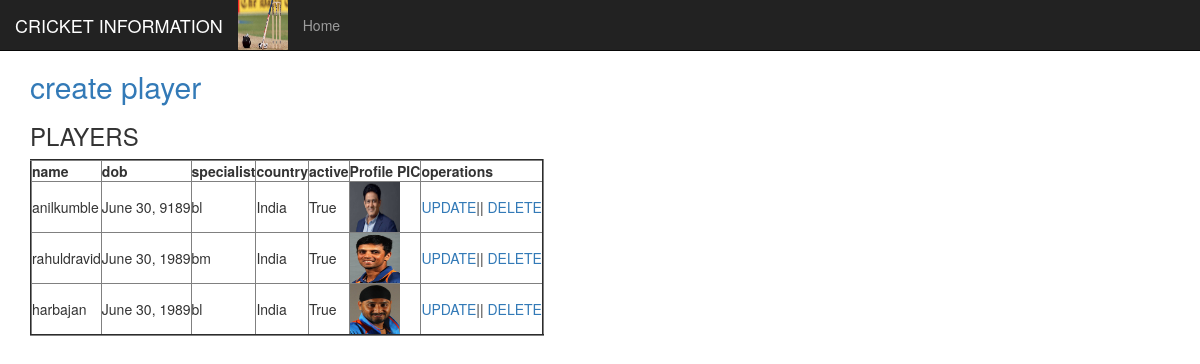
Screenshot of /players/ with the database file from the repository.
### info/models.py (models this page shows, shortened)
class abst(models.Model): # abstract model
	name=models.CharField(max_length=250)
	class Meta:
		abstract=True

class Player(abst):
	specials = [("bm","BATS MAN"),("bl","BOWLER"),("kr","KEEPER"),("ar","ALL ROUNDER")]
	dob = models.DateField(validators=[dob_validate])
	special = models.CharField(choices=specials, max_length=3,)
	country = models.ForeignKey(Country,on_delete=models.PROTECT)
	active = models.BooleanField(default=True)
	pic = models.ImageField(blank=True, null=True)

class Country(abst):
	flag=models.ImageField(blank=True, null=True)
	shortname = models.CharField(max_length=256, unique=True)
	description=models.TextField(max_length=555,default="about your country")
	def __str__(self):
		return self.name

### info/views.py (the view)
# urls.py: path("players/", players_view),
def players_view(request):
	players = Player.objects.all()
	return render(request,"info/players.html",
		{"players":players})

### info/templates/info/players.html
{% extends 'info/home.html'%}
{% block container%}
	<h2><a href="/create_player">create player</a></h2>
	<h3>PLAYERS</h3>
	<table border="2">
		<thead>
			<tr>
				<th>name</th>
				<th>dob</th>
				<th>specialist</th>
				<th>country</th>
				<th>active</th>
				<th>Profile PIC</th>
				<th>operations</th>
			</tr>
		</thead>
		<tbody>
			{% for plr in players %}
			<tr>
				<td>{{ plr.name }}</td>
				<td>{{ plr.dob }}</td>
				<td>{{ plr.special }}</td>
				<td>{{ plr.country }}</td>
				<td>{{ plr.active}}</td>
				<td><img width="50" height="50" src="/media/{{plr.pic}}"></td>
				<td>
					<a href="/update_player/{{plr.id}}">UPDATE</a>||
					<a href="/delete_player/{{plr.id}}">DELETE</a>
				</td>
			</tr>
			{% endfor %}
		</tbody>
	</table>
{% endblock %}

### rows the page displays
Player: name "anilkumble", dob "June 30, 9189", special "bl", country "India", active "True", pic (picture)
Player: name "rahuldravid", dob "June 30, 1989", special "bm", country "India", active "True", pic (picture)
Player: name "harbajan", dob "June 30, 1989", special "bl", country "India", active "True", pic (picture)
